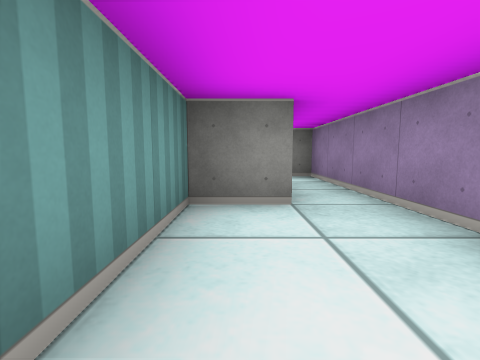
View 1 (above)

12 first-person views from a walk through a cub3D ray-caster map. The camera is about half as high as the walls, tilts 6° down and sees 85° across. The floor is counted in squares. Each view is taken from the middle of a square. On the plan, view 1 faces up. The plan holds only what a view shows up to about 9 squares ahead; the rest is blank.

View 2
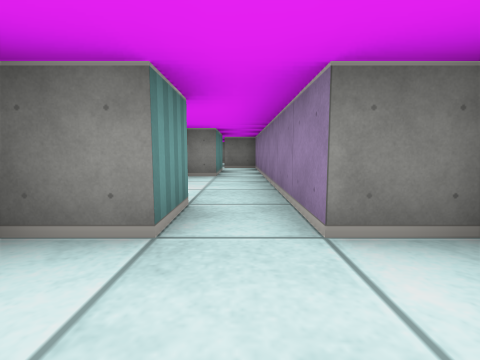

View 3
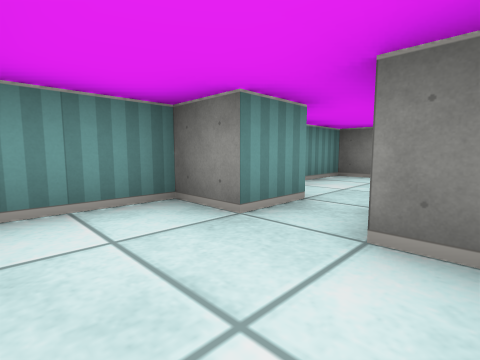

View 4
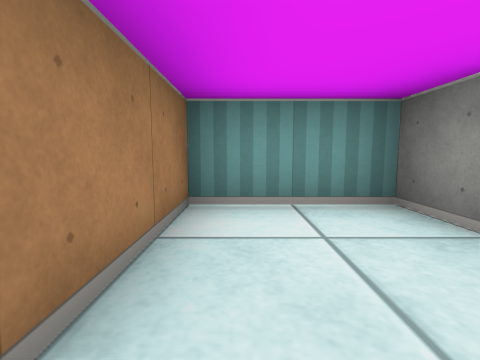

View 5
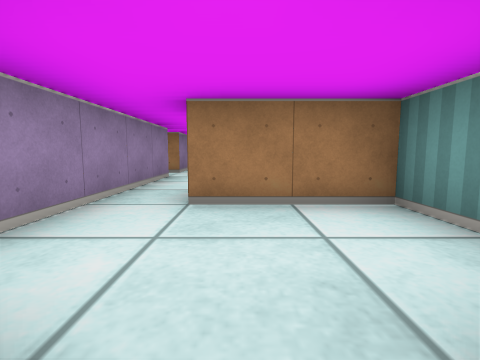

View 6
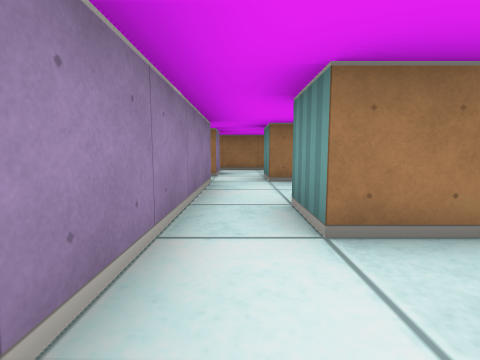

View 7
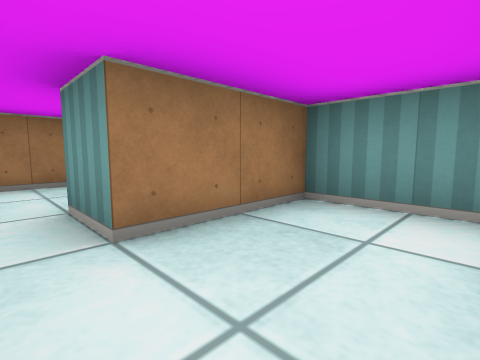

View 8
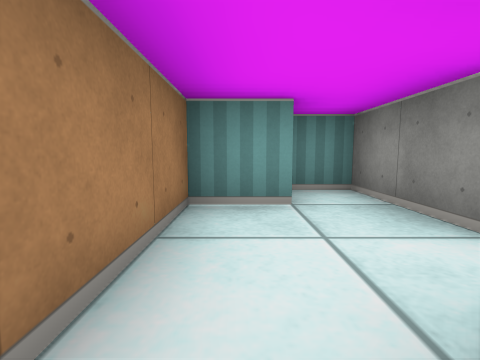

View 9
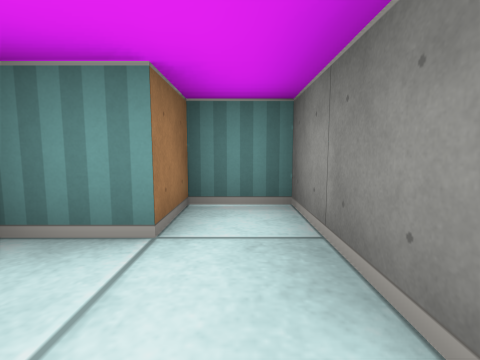

View 10
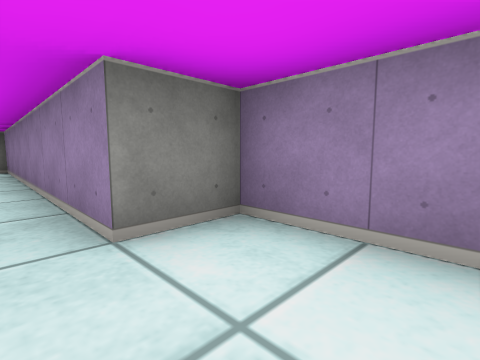

View 11
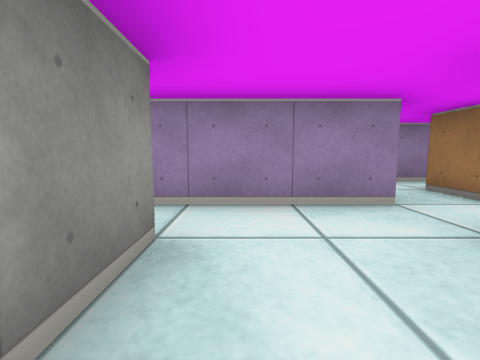

View 12
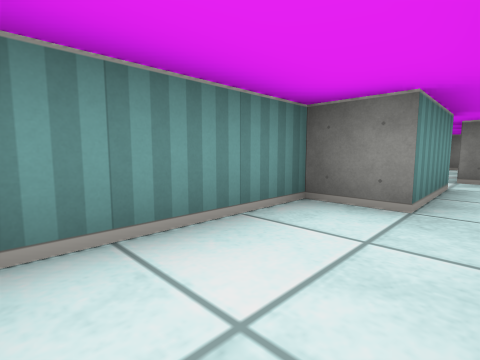

### Floor plan
Points are (right, up) in squares from view 1. A wall is a line through its corners. A room is listed if a view was taken in it or the views show most of it. See-through windows are left out.
Room 1 (views 1, 5, 12)
walls: (0.5, -0.4) (0.5, -1.5); (0.5, 4.6) (0.5, 2.5) (-0.5, 2.5) (-0.5, 0); (1.5, -1.5) (1.5, 5.5) (0.5, 5.5)
ways out: opening at (1, -2) to room 2; opening at (0, 5)
Room 2 (views 2, 3, 4, 6, 10)
walls: (0.5, -1.5) (-0.5, -1.5) (-0.5, -3.5) (1.5, -3.5) (1.5, -4.5); (2.5, -4.4) (2.5, -1.5) (1.5, -1.5)
ways out: opening at (1, -2) to room 1; opening at (2, -4) to room 3
Room 3 (views 7, 11)
walls: (1.5, -4.5) (0.5, -4.5); (-0.5, -5) (-0.5, -6.5) (1.5, -6.5); (2.5, -6.6) (2.5, -4.4)
ways out: opening at (2, -4) to room 2; opening at (2, -7) to room 4
Room 4 (views 8, 9)
walls: (2.5, -8.5) (2.5, -7.5) (3.5, -7.5); (1.5, -6.5) (1.5, -7.5) (-0.5, -7.5) (-0.5, -8.5) (0.5, -8.5) (0.5, -9.5) (2.6, -9.5); (4.5, -8.2) (4.5, -7.6)
ways out: opening at (2, -7) to room 3

Positions as (right, up) in squares from view 1, and headings:
1: (0, 0), facing up
2: (1, -3), facing up
3: (2, -3), facing up-left
4: (2, -3), facing left
5: (1, -1), facing down
6: (2, -2), facing down
7: (2, -5), facing down-left
8: (3, -9), facing left
9: (2, -8), facing left
10: (1, -3), facing up-right
11: (0, -5), facing right
12: (1, 0), facing up-left
